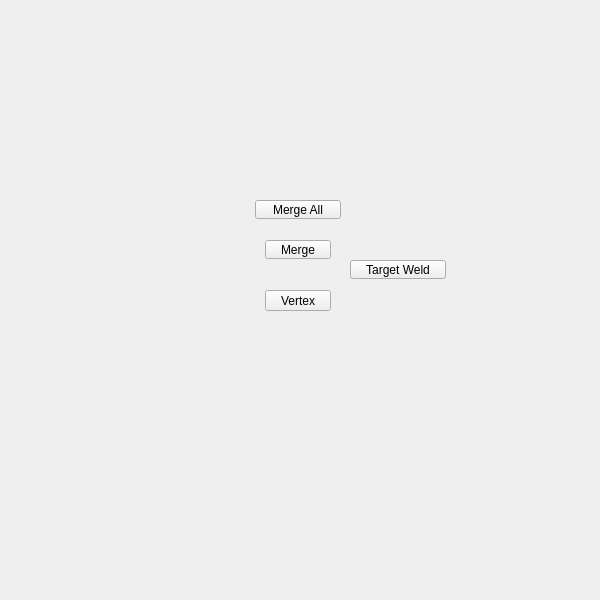
<?xml version="1.0" encoding="UTF-8"?>
<ui version="4.0">
 <class>translucent_window</class>
 <widget class="QMainWindow" name="translucent_window">
  <property name="enabled">
   <bool>true</bool>
  </property>
  <property name="geometry">
   <rect>
    <x>0</x>
    <y>0</y>
    <width>600</width>
    <height>600</height>
   </rect>
  </property>
  <property name="sizePolicy">
   <sizepolicy hsizetype="Ignored" vsizetype="Ignored">
    <horstretch>0</horstretch>
    <verstretch>0</verstretch>
   </sizepolicy>
  </property>
  <property name="minimumSize">
   <size>
    <width>0</width>
    <height>0</height>
   </size>
  </property>
  <property name="maximumSize">
   <size>
    <width>600</width>
    <height>600</height>
   </size>
  </property>
  <property name="cursor">
   <cursorShape>ArrowCursor</cursorShape>
  </property>
  <property name="whatsThis">
   <string>main</string>
  </property>
  <property name="toolButtonStyle">
   <enum>Qt::ToolButtonIconOnly</enum>
  </property>
  <property name="tabShape">
   <enum>QTabWidget::Triangular</enum>
  </property>
  <property name="dockNestingEnabled">
   <bool>true</bool>
  </property>
  <property name="dockOptions">
   <set>QMainWindow::AllowNestedDocks|QMainWindow::AllowTabbedDocks|QMainWindow::AnimatedDocks|QMainWindow::ForceTabbedDocks</set>
  </property>
  <widget class="QWidget" name="widget">
   <property name="sizePolicy">
    <sizepolicy hsizetype="Ignored" vsizetype="Ignored">
     <horstretch>0</horstretch>
     <verstretch>0</verstretch>
    </sizepolicy>
   </property>
   <widget class="PushButton" name="tb000">
    <property name="enabled">
     <bool>true</bool>
    </property>
    <property name="geometry">
     <rect>
      <x>265</x>
      <y>240</y>
      <width>66</width>
      <height>19</height>
     </rect>
    </property>
    <property name="maximumSize">
     <size>
      <width>111</width>
      <height>19</height>
     </size>
    </property>
    <property name="toolTip">
     <string>Merge selected components.  (default: to center)</string>
    </property>
    <property name="text">
     <string>Merge</string>
    </property>
    <property name="iconSize">
     <size>
      <width>18</width>
      <height>18</height>
     </size>
    </property>
   </widget>
   <widget class="QPushButton" name="i000">
    <property name="geometry">
     <rect>
      <x>265</x>
      <y>290</y>
      <width>66</width>
      <height>21</height>
     </rect>
    </property>
    <property name="minimumSize">
     <size>
      <width>0</width>
      <height>21</height>
     </size>
    </property>
    <property name="maximumSize">
     <size>
      <width>16777215</width>
      <height>21</height>
     </size>
    </property>
    <property name="whatsThis">
     <string>polygons#vertex</string>
    </property>
    <property name="text">
     <string>Vertex</string>
    </property>
   </widget>
   <widget class="QPushButton" name="b043">
    <property name="enabled">
     <bool>true</bool>
    </property>
    <property name="geometry">
     <rect>
      <x>350</x>
      <y>260</y>
      <width>96</width>
      <height>19</height>
     </rect>
    </property>
    <property name="maximumSize">
     <size>
      <width>111</width>
      <height>19</height>
     </size>
    </property>
    <property name="toolTip">
     <string>Merge two edges or vertices into a single component</string>
    </property>
    <property name="text">
     <string>Target Weld</string>
    </property>
    <property name="iconSize">
     <size>
      <width>18</width>
      <height>18</height>
     </size>
    </property>
    <property name="balette" stdset="0">
     <palette>
      <active>
       <colorrole role="Button">
        <brush brushstyle="SolidPattern">
         <color alpha="255">
          <red>80</red>
          <green>80</green>
          <blue>80</blue>
         </color>
        </brush>
       </colorrole>
      </active>
      <inactive>
       <colorrole role="Button">
        <brush brushstyle="SolidPattern">
         <color alpha="255">
          <red>80</red>
          <green>80</green>
          <blue>80</blue>
         </color>
        </brush>
       </colorrole>
      </inactive>
      <disabled>
       <colorrole role="Button">
        <brush brushstyle="SolidPattern">
         <color alpha="255">
          <red>80</red>
          <green>80</green>
          <blue>80</blue>
         </color>
        </brush>
       </colorrole>
      </disabled>
     </palette>
    </property>
   </widget>
   <widget class="PushButton" name="b006">
    <property name="enabled">
     <bool>true</bool>
    </property>
    <property name="geometry">
     <rect>
      <x>255</x>
      <y>200</y>
      <width>86</width>
      <height>19</height>
     </rect>
    </property>
    <property name="maximumSize">
     <size>
      <width>111</width>
      <height>19</height>
     </size>
    </property>
    <property name="toolTip">
     <string>Merge selected components.  (default: to center)</string>
    </property>
    <property name="text">
     <string>Merge All</string>
    </property>
    <property name="iconSize">
     <size>
      <width>18</width>
      <height>18</height>
     </size>
    </property>
   </widget>
  </widget>
 </widget>
 <customwidgets>
  <customwidget>
   <class>PushButton</class>
   <extends>QPushButton</extends>
   <header>widgets.pushbutton.h</header>
  </customwidget>
 </customwidgets>
 <resources/>
 <connections/>
 <designerdata>
  <property name="gridDeltaX">
   <number>5</number>
  </property>
  <property name="gridDeltaY">
   <number>10</number>
  </property>
  <property name="gridSnapX">
   <bool>true</bool>
  </property>
  <property name="gridSnapY">
   <bool>true</bool>
  </property>
  <property name="gridVisible">
   <bool>true</bool>
  </property>
 </designerdata>
</ui>
